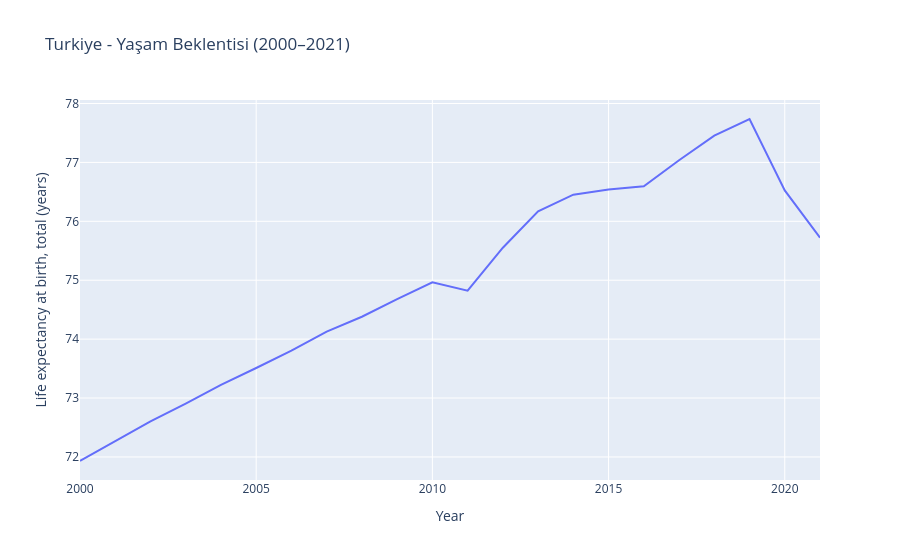

This figure's notebook cell:
### Code cell
country = "Turkiye"
px.line(
    pivot_df[pivot_df["Country Name"]==country],
    x="Year",
    y="Life expectancy at birth, total (years)",
    title=f"{country} - Yaşam Beklentisi (2000–2021)"
)

### Figure 1 — Plotly figure (JSON) as saved in the notebook; plotly's stock layout.template omitted (floating-point values rounded to 4 significant figures)
{"data": [{"hovertemplate": "Year=%{x}<br>Life expectancy at birth, total (years)=%{y}<extra></extra>", "legendgroup": "", "line": {"color": "#636efa", "dash": "solid"}, "marker": {"symbol": "circle"}, "mode": "lines", "name": "", "orientation": "v", "showlegend": false, "type": "scatter", "x": [2000, 2001, 2002, 2003, 2004, 2005, 2006, 2007, 2008, 2009, 2010, 2011, 2012, 2013, 2014, 2015, 2016, 2017, 2018, 2019, 2020, 2021], "xaxis": "x", "y": [71.93, 72.27, 72.61, 72.91, 73.22, 73.51, 73.8, 74.13, 74.38, 74.68, 74.96, 74.82, 75.55, 76.17, 76.45, 76.54, 76.59, 77.04, 77.45, 77.74, 76.53, 75.72], "yaxis": "y"}], "layout": {"legend": {"tracegroupgap": 0}, "title": {"text": "Turkiye - Yaşam Beklentisi (2000–2021)"}, "xaxis": {"anchor": "y", "domain": [0, 1], "title": {"text": "Year"}}, "yaxis": {"anchor": "x", "domain": [0, 1], "title": {"text": "Life expectancy at birth, total (years)"}}}}
